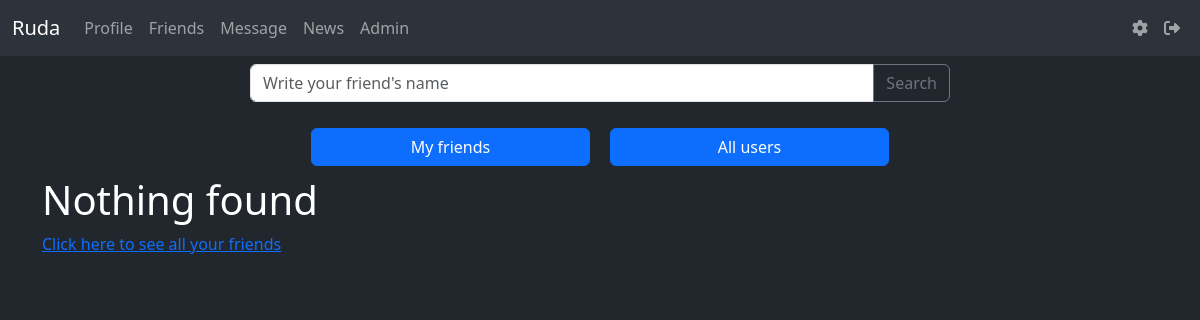
/friends (signed in), run on an earlier commit of the app's database.
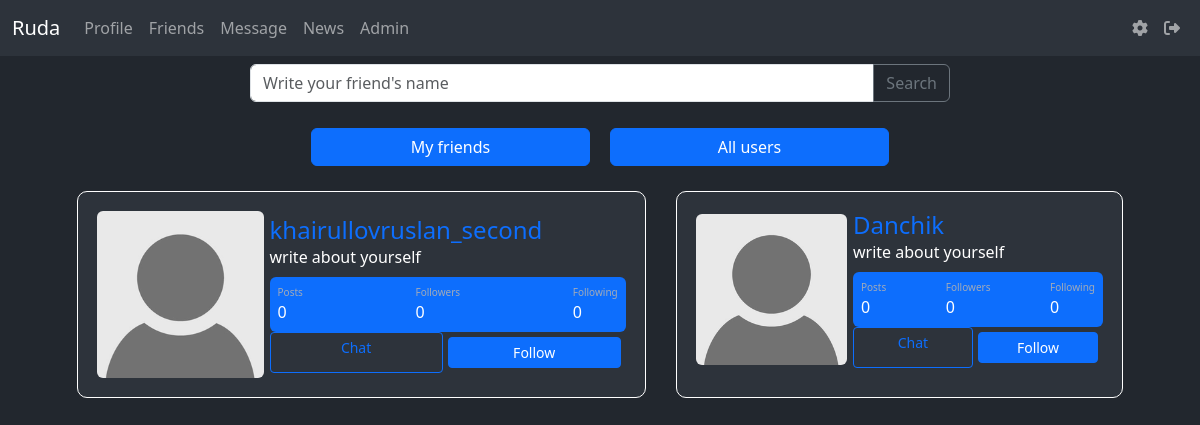
And on a later commit of the database.
### data/users.py (models this page shows, shortened)
class User(SqlAlchemyBase, UserMixin):
    __tablename__ = 'users'
    id = sqlalchemy.Column(sqlalchemy.Integer, primary_key=True, autoincrement=True)
    name = sqlalchemy.Column(sqlalchemy.String, unique=True, nullable=True)
    about = sqlalchemy.Column(sqlalchemy.String, nullable=True, default='write about yourself')
    second_email = sqlalchemy.Column(sqlalchemy.String, nullable=True)
    github = sqlalchemy.Column(sqlalchemy.String, nullable=True)
    image = sqlalchemy.Column(sqlalchemy.String, default="default.jpg")
    email = sqlalchemy.Column(sqlalchemy.String, index=True, unique=True, nullable=True)
    followings = sqlalchemy.Column(sqlalchemy.String, nullable=True, default='')
    followers = sqlalchemy.Column(sqlalchemy.String, nullable=True, default='')
    post_count = sqlalchemy.Column(sqlalchemy.Integer, nullable=True, default=0)
    admin_check = sqlalchemy.Column(sqlalchemy.Integer, default=0)
    hashed_password = sqlalchemy.Column(sqlalchemy.String, nullable=True)
    created_date = sqlalchemy.Column(sqlalchemy.DateTime, default=datetime.datetime.now)

### main.py (the view)
@app.route('/friends', methods=['GET', 'POST'])
@login_required
def friends():
    db_sess = db_session.create_session()
    if request.method == 'POST':
        data = request.form
        if 'my_friends' in list(dict(request.form).keys())[0]:
            users = db_sess.query(User).filter(User.id != current_user.id).all()
            return render_template('friends.html', title='Friends', users=users, friend_check='not is none')
        elif 'all_users' in list(dict(request.form).keys())[0]:
            users = db_sess.query(User).filter(User.id != current_user.id).all()
            return render_template('friends.html', title='Friends', users=users, all_users_check='not is none')
        elif 'friends_search' in list(dict(request.form).keys())[0]:
            input_name = data['friends_search']
            users = db_sess.query(User).filter(User.name.like(f"%{input_name}%")).filter(
                User.id != current_user.id).all()
            return render_template('friends.html', title='Friends', users=users)
    else:
        users = db_sess.query(User).filter(User.id != current_user.id).all()
        return render_template('friends.html', title='Friends', users=users)

### data/db_session.py (called while the page is built)
def create_session() -> Session:
    global __factory
    return __factory()

### main.py (called while the page is built)
@login_manager.user_loader
def load_user(user_id):
    db_sess = db_session.create_session()
    return db_sess.query(User).get(user_id)

### templates/friends.html (shortened to what the changed rows need)
{% extends "base.html" %}
{% block content %}
    {% if current_user.followings.split(', ') == [''] and not users %}
    <div class="friends__error">
        <h1 style="color: white;">Nothing found</h1>
        <a href="/friends">Click here to see all your friends</a>
    </div>
    {% else %}
        {% if  all_users_check %}
            <div class="friends__block">
                {% for user in users %}
                {% set list1 = user.followers.split(', ') %}
                {% set user_id_ = current_user.id | string() %}
                <div class="card_friend p-3" style="background-color: #2d333b; border: 1px solid white; border-radius: 10px;">
                    <div class="object__block">
                        <div class="image"><a href=""><img src="../static/avatars/{{ user.image }}" class="rounded" width="250"></a> </div>
                        <div class="ml-3 w-100">
                            <h4 class="mb-0 mt-0" name="nickname" style="color: white;"> <a href="/profile/{{user.name}}" style="text-decoration: none;">{{user.name}}</a> </h4> <span style="color: white;">{{user.about}}</span>
                            <div class="p-2 mt-2 bg-primary d-flex justify-content-between rounded text-white stats">
                                <div class="d-flex flex-column"> <span class="articles">Posts</span> <span class="number1">{{ user.post_count }}</span> </div>
                                <div class="d-flex flex-column"> <span class="followers">Followers</span> <span id="followers-count-{{user.id}}" class="number2">{{ user.followers|length }}</span> </div>
                                <div class="d-flex flex-column"> <span class="rating">Following</span> <span class="number3">{{ user.followings|length }}</span> </div>
                            </div>
                            <div class="buttons__block">
                                <a type="button" class="btn btn-sm btn-outline-primary w-100" href="/message/{{user.id}}">Chat</a>
                                <button class="btn btn-sm btn-primary w-100 ml-2" id="follow-button-{{user.id}}" onclick="follow({{user.id}})">{% if user_id_ in list1 %} Unfollow {% else %} Follow {% endif %}</button> </div>
                            </div>
                    </div>
                </div>
                {% endfor %}
            </div>
        {% else %}
            <div class="friends__block">
                {% for user in users %}
                {% set list1 = user.followers.split(', ') %}
                {% set user_id_ = current_user.id | string() %}
                <div class="card_friend p-3" style="background-color: #2d333b; border: 1px solid white; border-radius: 10px;">
                    <div class="object__block">
                        <div class="image"><a href=""><img src="../static/avatars/{{ user.image }}" class="rounded" width="250"></a> </div>
                        <div class="ml-3 w-100">
                            <h4 class="mb-0 mt-0" name="nickname" style="color: white;"> <a href="/profile/{{user.name}}" style="text-decoration: none;">{{user.name}}</a> </h4> <span style="color: white;">{{user.about}}</span>
                            <div class="p-2 mt-2 bg-primary d-flex justify-content-between rounded text-white stats">
                                <div class="d-flex flex-column"> <span class="articles">Posts</span> <span class="number1">{{ user.post_count }}</span> </div>
                                <div class="d-flex flex-column"> <span class="followers">Followers</span> <span id="followers-count-{{user.id}}" class="number2">{{ user.followers|length }}</span> </div>
                                <div class="d-flex flex-column"> <span class="rating">Following</span> <span class="number3">{{ user.followings|length }}</span> </div>
                            </div>
                            <div class="buttons__block">
                                <a type="button" class="btn btn-sm btn-outline-primary w-100" href="/message/{{user.id}}">Chat</a>
                                <button class="btn btn-sm btn-primary w-100 ml-2" id="follow-button-{{user.id}}" onclick="follow({{user.id}})">{% if user_id_ in list1 %} Unfollow {% else %} Follow {% endif %}</button> </div>
                            </div>
                    </div>
                </div>
                {% endfor %}
            </div>
        {% endif %}
{% endif %}
{% endblock %}

What changed in the data, as far as the page shows it:
added User: image (placeholder picture), name "khairullovruslan_second", about "write about yourself", post_count "0", followers|length "0", followings|length "0"
added User: image (placeholder picture), name "Danchik", about "write about yourself", post_count "0", followers|length "0", followings|length "0"
Also different on the page:
text no longer shown: "Nothing found Click here to see all your friends"
